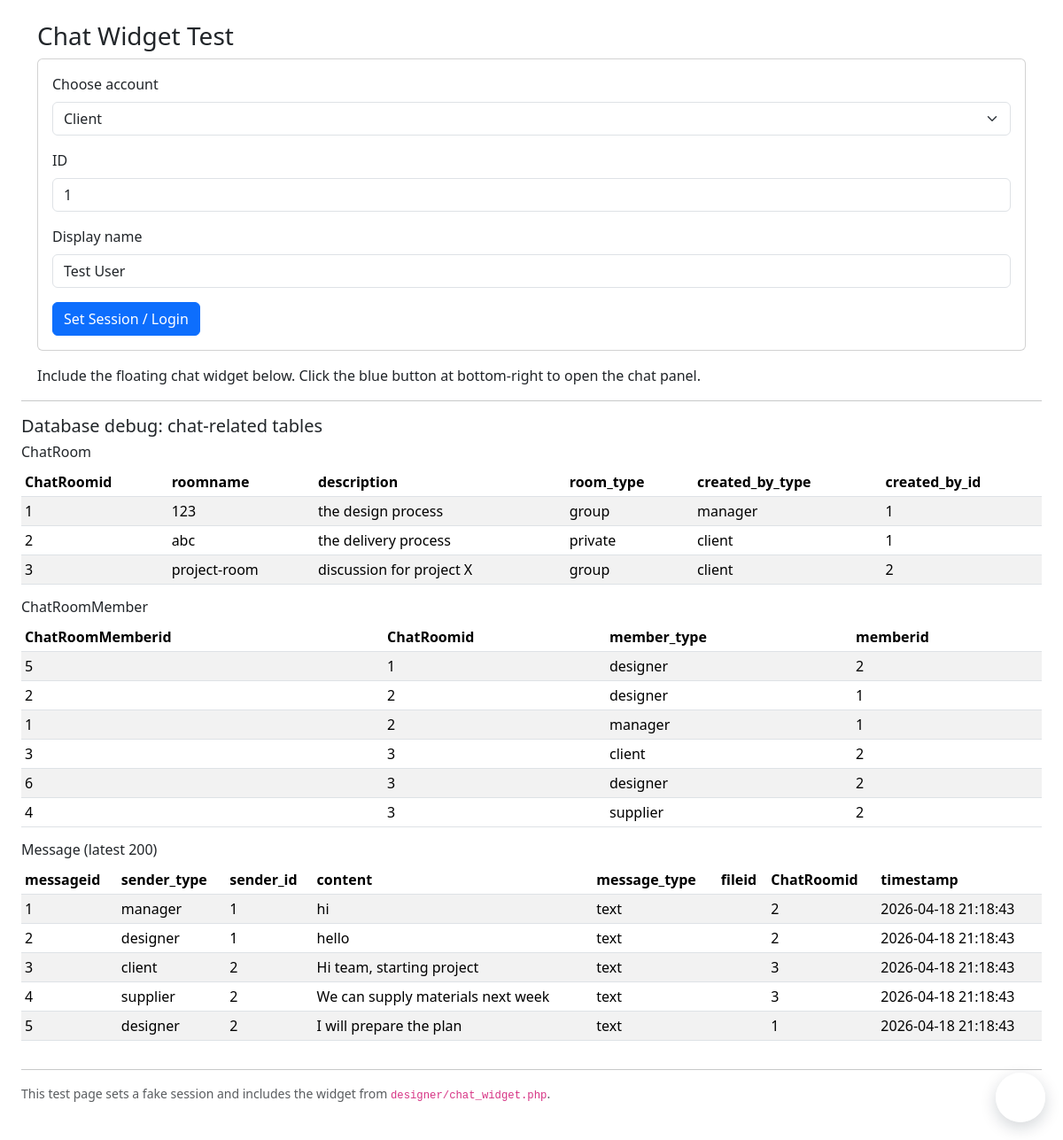
Page /Public/chat_widget_test.php on the committed database.
### tables this page shows
CREATE TABLE `ChatRoom` (
  `ChatRoomid` INT NOT NULL AUTO_INCREMENT,
  `roomname` VARCHAR(255) NOT NULL,
  `description` TEXT,
  `room_type` ENUM('private', 'group') NOT NULL DEFAULT 'group',
  `created_by_type` ENUM('client', 'designer', 'manager', 'Contractors', 'supplier') NOT NULL,
  `created_by_id` INT NOT NULL,
  PRIMARY KEY (`ChatRoomid`),
  KEY `idx_creator` (`created_by_type`, `created_by_id`)
);

CREATE TABLE `ChatRoomMember` (
  `ChatRoomMemberid` INT NOT NULL AUTO_INCREMENT,
  `ChatRoomid` INT NOT NULL,
  `member_type` ENUM('client', 'designer', 'manager', 'Contractors', 'supplier') NOT NULL,
  `memberid` INT NOT NULL,
  PRIMARY KEY (`ChatRoomMemberid`),
  UNIQUE KEY `unique_member` (`ChatRoomid`, `member_type`, `memberid`),
  KEY `idx_room` (`ChatRoomid`),
  KEY `idx_member` (`member_type`, `memberid`),
  CONSTRAINT `fk_chatroom` FOREIGN KEY (`ChatRoomid`) REFERENCES `ChatRoom` (`ChatRoomid`) ON DELETE CASCADE
);

CREATE TABLE `Message` (
  `messageid` int NOT NULL AUTO_INCREMENT,
  `sender_type` ENUM('client', 'designer','manager','Contractors','supplier','system') NOT NULL,
  `sender_id` int NOT NULL,
  `content` text  NOT NULL,
  `message_type` ENUM('text', 'image', 'file', 'design', 'order') DEFAULT 'text',
  `fileid` int NULL,
  `ChatRoomid` int NOT NULL,
  `timestamp` TIMESTAMP DEFAULT CURRENT_TIMESTAMP,
  PRIMARY KEY (`messageid`),
  KEY `idx_room` (`ChatRoomid`),
  KEY `idx_fileid` (`fileid`),
  KEY `idx_sender` (`sender_type`, `sender_id`),
  CONSTRAINT `fk_message_room` FOREIGN KEY (`ChatRoomid`) REFERENCES `ChatRoom` (`ChatRoomid`) ON DELETE CASCADE
);

### Public/chat_widget_test.php (the view, shortened to what this page needs)
?><!doctype html>
<html lang="en">
<head>
  <link href="https://cdn.jsdelivr.net/npm/bootstrap@5.3.2/dist/css/bootstrap.min.css" rel="stylesheet">
</head>
<body class="p-4">
  <div class="container">
    <h3>Chat Widget Test</h3>
    <?php if (!isset($_SESSION['user'])): ?>
      <div class="card mb-3">
        <div class="card-body">
          <form method="post">
            <div class="mb-3">
              <label class="form-label">Choose account</label>
              <select name="role" class="form-select">
                <option value="client">Client</option>
              </select>
            </div>
            <div class="mb-3">
              <label class="form-label">ID</label>
              <input name="id" type="number" class="form-control" value="1">
            </div>
            <div class="mb-3">
              <label class="form-label">Display name</label>
              <input name="name" type="text" class="form-control" value="Test User">
            </div>
            <button class="btn btn-primary">Set Session / Login</button>
          </form>
        </div>
      </div>
    <?php endif; ?>
    <p>Include the floating chat widget below. Click the blue button at bottom-right to open the chat panel.</p>
    <?php include __DIR__ . '/../Public/chat_widget.php'; ?>
    <hr>
    <h5>Database debug: chat-related tables</h5>
    <?php
      require_once __DIR__ . '/../config.php';
      function print_table($res) {
        echo '<div class="table-responsive"><table class="table table-sm table-striped"><thead><tr>';
        $fields = mysqli_fetch_fields($res);
        foreach ($fields as $f) echo '<th>' . htmlspecialchars($f->name) . '</th>';
        echo '</tr></thead><tbody>';
        mysqli_data_seek($res, 0);
        while ($row = mysqli_fetch_assoc($res)) {
          echo '<tr>';
          foreach ($row as $v) echo '<td>' . htmlspecialchars((string)$v) . '</td>';
          echo '</tr>';
        }
        echo '</tbody></table></div>';
      }
      $r = mysqli_query($mysqli, 'SELECT * FROM ChatRoom');
      echo '<h6>ChatRoom</h6>';
      if ($r && mysqli_num_rows($r)) print_table($r); else echo '<div class="small text-muted">No ChatRoom rows</div>';
      $rm = mysqli_query($mysqli, 'SELECT * FROM ChatRoomMember');
      echo '<h6>ChatRoomMember</h6>';
      if ($rm && mysqli_num_rows($rm)) print_table($rm); else echo '<div class="small text-muted">No ChatRoomMember rows</div>';
      $m = mysqli_query($mysqli, 'SELECT * FROM Message ORDER BY timestamp DESC LIMIT 200');
      echo '<h6>Message (latest 200)</h6>';
      if ($m && mysqli_num_rows($m)) print_table($m); else echo '<div class="small text-muted">No Message rows</div>';
    ?>
    <hr>
    <p class="small text-muted">This test page sets a fake session and includes the widget from <code>designer/chat_widget.php</code>.</p>
</body>
</html>

### css/chat.css (style rules this page uses)
:root { --chat-bg: #ffffff; --chat-muted: #6c757d; --chat-primary: #0b1b2b; --chat-accent: #4690ff; --chat-radius: 8px; --chat-gap: 8px; --chat-font: system-ui, -apple-system, "Segoe UI", Roboto, "Helvetica Neue", Arial; }

### rows in the picture
chatroom: v "1", roomname "123", description "the design process", room_type "group", created_by_type "manager"
chatroom: ChatRoomid "2", roomname "abc", description "the delivery process", room_type "private", created_by_type "client", created_by "1"
chatroom: ChatRoomid "3", roomname "project-room", description "discussion for project X", room_type "group", created_by_type "client", created_by "2"
chatroommember: ChatRoomMemberid "5", ChatRoomid "1", member_type "designer", memberid "2"
chatroommember: v "2", member_type "designer", memberid "1"
chatroommember: v "1", ChatRoomid "2", member_type "manager"
chatroommember: v "3", member_type "client", memberid "2"
chatroommember: ChatRoomMemberid "6", ChatRoomid "3", member_type "designer", memberid "2"
chatroommember: ChatRoomMemberid "4", ChatRoomid "3", member_type "supplier", memberid "2"
message: v "1", sender_type "manager", content "hi", message_type "text", ChatRoomid "2", timestamp "2026-04-18 21:18:43"
message: v "2", sender_type "designer", sender "1", content "hello", message_type "text", timestamp "2026-04-18 21:18:43"
message: v "3", sender_type "client", sender "2", content "Hi team, starting project", message_type "text", timestamp "2026-04-18 21:18:43"
message: messageid "4", sender_type "supplier", sender "2", content "We can supply materials next week", message_type "text", ChatRoomid "3", timestamp "2026-04-18 21:18:43"
message: messageid "5", sender_type "designer", sender "2", content "I will prepare the plan", message_type "text", ChatRoomid "1", timestamp "2026-04-18 21:18:43"

### other values in the picture
$f->name "ChatRoomid"
$f->name "roomname"
$f->name "description"
$f->name "room_type"
$f->name "created_by_type"
$f->name "created_by_id"
$f->name "ChatRoomMemberid"
$f->name "member_type"
$f->name "memberid"
$f->name "messageid"
$f->name "sender_type"
$f->name "sender_id"
$f->name "content"
$f->name "message_type"
$f->name "fileid"
